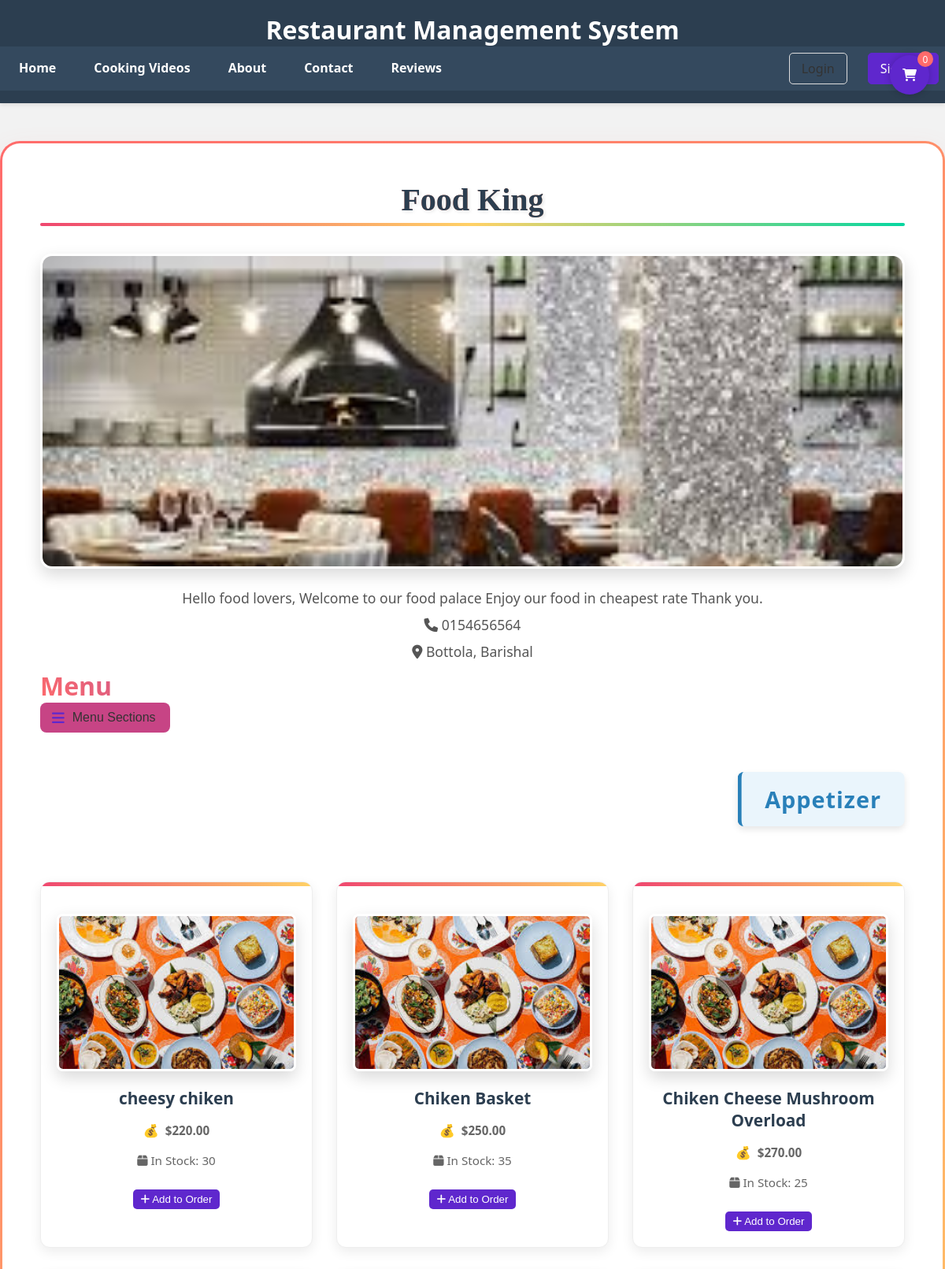
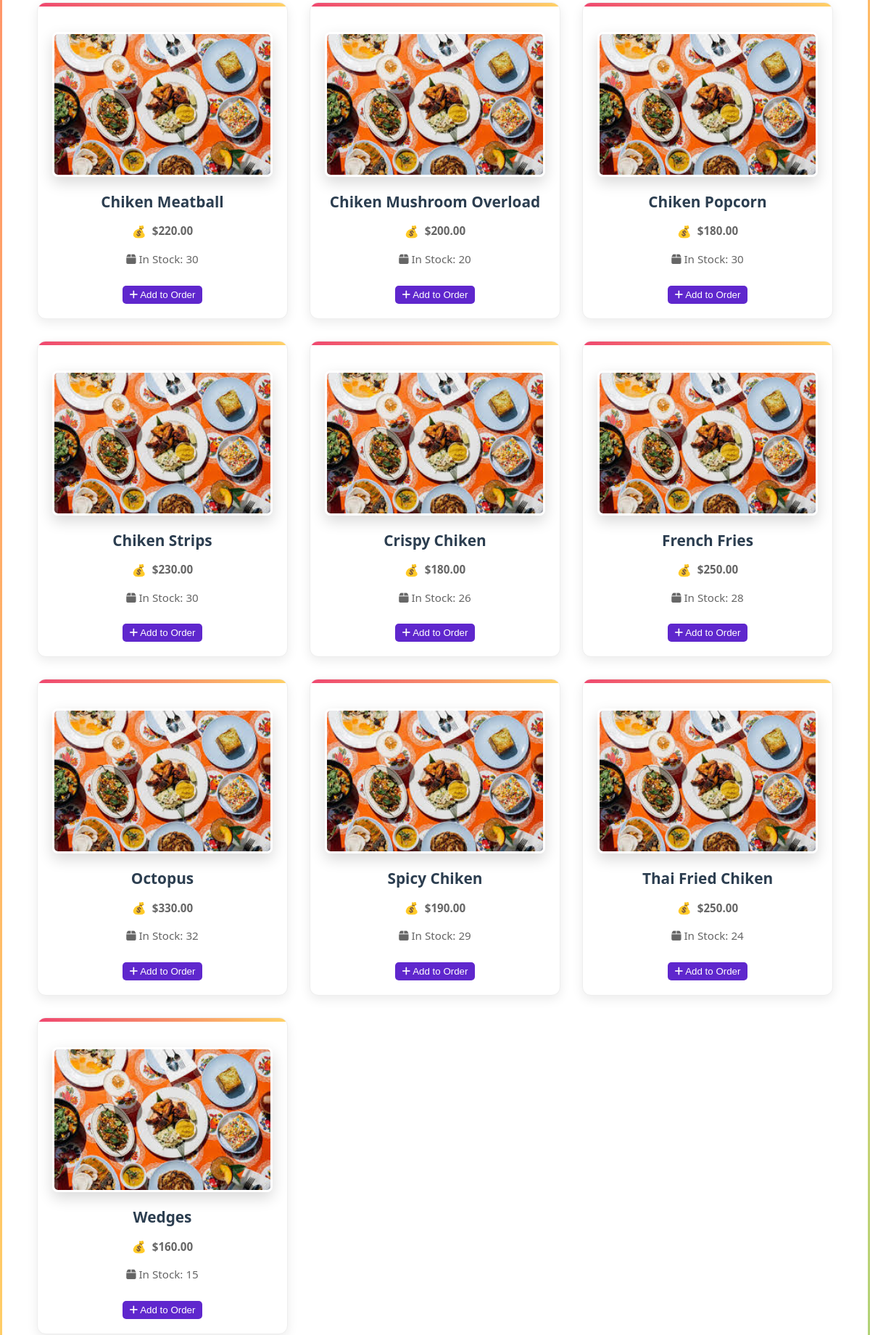
Page /index.php?restaurant_id=28 (upper part) on the committed database (2 pictures, top to bottom).
### tables this page shows
CREATE TABLE `restaurants` (
  `id` int(11) NOT NULL,
  `name` varchar(255) NOT NULL,
  `description` text DEFAULT NULL,
  `owner_name` varchar(255) NOT NULL,
  `owner_email` varchar(255) NOT NULL,
  `owner_password` varchar(255) NOT NULL,
  `phone` varchar(20) NOT NULL,
  `address` text NOT NULL,
  `image_path` varchar(255) DEFAULT NULL,
  `created_at` timestamp NOT NULL DEFAULT current_timestamp(),
  `updated_at` timestamp NOT NULL DEFAULT current_timestamp() ON UPDATE current_timestamp()
);

CREATE TABLE `menu_categories` (
  `id` int(11) NOT NULL,
  `restaurant_id` int(11) NOT NULL,
  `name` varchar(255) NOT NULL,
  `description` text DEFAULT NULL
);

CREATE TABLE `menu_items` (
  `id` int(11) NOT NULL,
  `category_id` int(11) NOT NULL,
  `name` varchar(255) NOT NULL,
  `description` text DEFAULT NULL,
  `price` decimal(10,2) NOT NULL,
  `image_path` varchar(255) DEFAULT NULL,
  `stock` int(11) NOT NULL DEFAULT 0
);

### check_auth.php (called while the page is built, shortened)
<?php
function is_logged_in() {
    return isset($_SESSION['user_id']);
}
?>

### index.php (the view, shortened to what this page needs)
<?php require 'check_auth.php'; ?>
<!DOCTYPE html>
<html lang="en">
<head>
    <link rel="stylesheet" href="static/css/Index.css">
    <link rel="stylesheet" href="https://cdnjs.cloudflare.com/ajax/libs/font-awesome/6.0.0/css/all.min.css">
    <link rel="stylesheet" href="static/css/cart.css">
</head>
<body>
    <header>
        <h1>Restaurant Management System</h1>
        <nav>
            <a href="index.php">Home</a>
            <a href="cooking_video.html">Cooking Videos</a>
            <a href="about.html">About</a>
            <a href="contact.html">Contact</a>
            <a href="reviews.php">Reviews</a>
            <?php if (is_logged_in()): ?>
                <div class="profile-dropdown">
                    <div class="profile-icon" onclick="toggleProfileDropdown()">
                        <i class="fas fa-user-circle"></i>
                    </div>
                    <div class="dropdown-content" id="profile-dropdown">
                        <div class="dropdown-header">
                            <h4><?php echo htmlspecialchars($user['name']); ?></h4>
                            <p><?php echo htmlspecialchars($user['email']); ?></p>
                        </div>
                        <a href="profile.php"><i class="fas fa-user"></i> My Profile</a>
                        <a href="change_password.php"><i class="fas fa-key"></i> Change Password</a>
                        <a href="order_history.php"><i class="fas fa-history"></i> Order History</a>
                        <button class="logout-btn" onclick="window.location.href='logout.php'">
                            <i class="fas fa-sign-out-alt"></i> Logout
                        </button>
                    </div>
                </div>
            <?php else: ?>
                <div class="auth-buttons">
                    <a href="login.html" class="login-btn">Login</a>
                    <a href="signup.html" class="signup-btn">Sign Up</a>
                </div>
            <?php endif; ?>
        </nav>
    </header>
    <div class="cart-icon" onclick="toggleCart()">
        <i class="fas fa-shopping-cart"></i>
        <span class="cart-count" id="cart-count">0</span>
    </div>
    <?php
    require 'db_connection.php';
    function getImageUrl($path, $type = 'restaurant') {
        $baseDir = '/opt/lampp/htdocs/restaurant_management/';
        $webRoot = '/restaurant_management/';
        $defaults = [
            'restaurant' => $webRoot . 'static/media/default-restaurant.jpeg',
            'food' => $webRoot . 'static/media/default-food.jpeg'
        ];
        if (empty($path)) {
            return $defaults[$type];
        }
        $local_path = $baseDir . ltrim($path, '/');
        return $defaults[$type];
    }
    if (isset($_GET['restaurant_id'])) {
        $restaurant_id = $_GET['restaurant_id'];
        $stmt = $pdo->prepare("SELECT * FROM restaurants WHERE id = ?");
        $stmt->execute([$restaurant_id]);
        $restaurant = $stmt->fetch();
        if ($restaurant) {
            echo '<div class="container">';
            echo '<div class="restaurant-details">';
            echo '<h2>' . htmlspecialchars($restaurant['name']) . '</h2>';
            $restaurantImageUrl = getImageUrl($restaurant['image_path'], 'restaurant');
            if (strpos($restaurantImageUrl, 'default-restaurant.jpg') !== false) {
                echo '<div class="restaurant-default-image default-image"><i class="fas fa-store"></i></div>';
            } else {
                echo '<img src="' . htmlspecialchars($restaurantImageUrl) . '" alt="' . htmlspecialchars($restaurant['name']) . '" onerror="this.onerror=null;this.src=\'' . getImageUrl(null, 'restaurant') . '\'">';
            }
            echo '<p>' . htmlspecialchars($restaurant['description']) . '</p>';
            echo '<p><i class="fas fa-phone"></i> ' . htmlspecialchars($restaurant['phone']) . '</p>';
            echo '<p><i class="fas fa-map-marker-alt"></i> ' . htmlspecialchars($restaurant['address']) . '</p>';
            $stmt = $pdo->prepare("SELECT * FROM menu_categories WHERE restaurant_id = ?");
            $stmt->execute([$restaurant_id]);
            $categories = $stmt->fetchAll();
            echo '<div class="restaurant-container">';
            echo '<div class="restaurant-content">';
            $stmt = $pdo->prepare("SELECT * FROM menu_categories WHERE restaurant_id = ?");
            $stmt->execute([$restaurant_id]);
            $categories = $stmt->fetchAll();
            if ($categories) {
                echo '<h3 style="background: linear-gradient(45deg, #ff6b6b, #5f27cd, #1dd1a1);
                                 background-clip: text; color: transparent;
                                 font-size: 2rem; font-weight: 700; text-align: left;" >
                      Menu</h3>';
                echo '<button class="view-menu-btn" onclick="toggleSidebar()" style="
                    border: none;
                    background-color:rgb(199, 68, 133);
                    padding: 10px 15px;
                    cursor: pointer;
                    width: 15%;
                    text-align: center;
                    border-radius: 8px;
                    transition: background-color 0.3s;
                    font-family: Arial, sans-serif;
                    display: flex;
                    align-items: center;
                    gap: 10px;">';
                echo '<i class="fas fa-bars" style="
                    font-size: 18px;
                    color: #5f27cd;
                    transition: transform 0.3s;"></i>';
                echo '<span style="color: #333; font-size: 16px;">Menu Sections</span>';
                echo '</button>';
                foreach ($categories as $index => $category) {
                    $colorClass = ['primary', 'success', 'warning', 'danger', 'purple', 'teal'][$index % 6];
                    echo '<div class="menu-category">';
                    echo '<div class="section-name ' . $colorClass . '" data-category-id="' . $category['id'] . '">' . htmlspecialchars($category['name']) . '</div>';
                    $stmt = $pdo->prepare("SELECT * FROM menu_items WHERE category_id = ?");
                    $stmt->execute([$category['id']]);
                    $items = $stmt->fetchAll();
                    if ($items) {
                        echo '<div class="menu-items-grid">';
                        foreach ($items as $item) {
                            echo '<div class="menu-item">';
                            $itemImageUrl = getImageUrl($item['image_path'], 'food');
                            if (strpos($itemImageUrl, 'default-food.jpg') !== false) {
                                echo '<div class="menu-item-default-image default-image"><i class="fas fa-utensils"></i></div>';
                            } else {
                                echo '<img src="' . htmlspecialchars($itemImageUrl) . '" alt="' . htmlspecialchars($item['name']) . '" class="menu-item-image" onerror="this.onerror=null;this.src=\'' . getImageUrl(null, 'food') . '\'">';
                            }
                            echo '<div class="menu-item-details">';
                            echo '<h4>' . htmlspecialchars($item['name']) . '</h4>';
                            echo '<p class="menu-item-price">$' . number_format($item['price'], 2) . '</p>';
                            echo '<p class="menu-item-stock">';
                            if ($item['stock'] > 0) {
                                echo '<i class="fas fa-box"></i> In Stock: ' . $item['stock'];
                            } else {
                                echo '<i class="fas fa-exclamation-circle"></i> Items out of stock';
                            }
                            echo '</p>';
                            if ($item['stock'] > 0) {
                                echo '<button class="add-to-cart-btn" onclick="addToCart(' . $item['id'] . ', \'' . htmlspecialchars(addslashes($item['name'])) . '\', ' . $item['price'] . ', ' . $item['stock'] . ')">';
                                echo '<i class="fas fa-plus"></i> Add to Order';
                                echo '</button>';
                            } else {
                                echo '<button class="add-to-cart-btn disabled" disabled>';
                                echo '<i class="fas fa-ban"></i> Out of Stock';
                                echo '</button>';
                            }
                            echo '</div>';
                            echo '</div>';
                        }
                        echo '</div>';
                    } else {
                        echo '<p>No items in this category yet.</p>';
                    }
                    echo '</div>';
                }
            } else {
                echo '<p>No menu categories available yet.</p>';
            }
            echo '</div>';
            echo '</div>';
            echo '</div>';
            echo '</div>';
        } else {
            echo '<div class="container"><p>Restaurant not found.</p></div>';
        }
    }
    ?>
</body>
</html>

### static/css/cart.css (style rules this page uses)
.add-to-cart-btn { background: #5f27cd; color: white; border: none; padding: 5px 10px; border-radius: 5px; cursor: pointer; margin-top: 10px; }
.cart-icon { position: fixed; right: 20px; top: 70px; background: #5f27cd; color: white; width: 50px; height: 50px; border-radius: 50%; display: flex; justify-content: center; align-items: center; cursor: pointer; z-index: 1001; box-shadow: 0 0 10px rgba(0,0,0,0.2); }
.cart-count { position: absolute; top: -5px; right: -5px; background: #ff6b6b; color: white; width: 20px; height: 20px; border-radius: 50%; font-size: 12px; display: flex; justify-content: center; align-items: center; }

### rows in the picture
restaurants: name "Food King", description "Hello food lovers, Welcome to our food palace Enjoy our food in cheapest rate Thank you.", phone "0154656564", address "Bottola, Barishal"
menu_categories: name "Appetizer"
menu_items: name "cheesy chiken", price "220.00", stock "30"
menu_items: name "Chiken Basket", price "250.00", stock "35"
menu_items: name "Chiken Cheese Mushroom Overload", price "270.00", stock "25"
menu_items: name "Chiken Meatball", price "220.00", stock "30"
menu_items: name "Chiken Mushroom Overload", price "200.00", stock "20"
menu_items: name "Chiken Popcorn", price "180.00", stock "30"
menu_items: name "Chiken Strips", price "230.00", stock "30"
menu_items: name "Crispy Chiken", price "180.00", stock "26"
menu_items: name "French Fries", price "250.00", stock "28"
menu_items: name "Octopus", price "330.00", stock "32"
menu_items: name "Spicy Chiken", price "190.00", stock "29"
menu_items: name "Thai Fried Chiken", price "250.00", stock "24"
menu_items: name "Wedges", price "160.00", stock "15"
